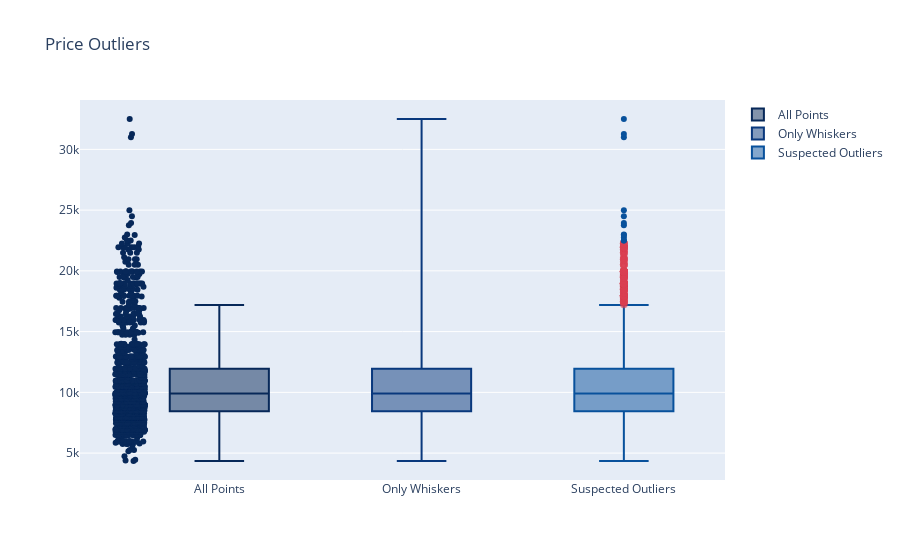
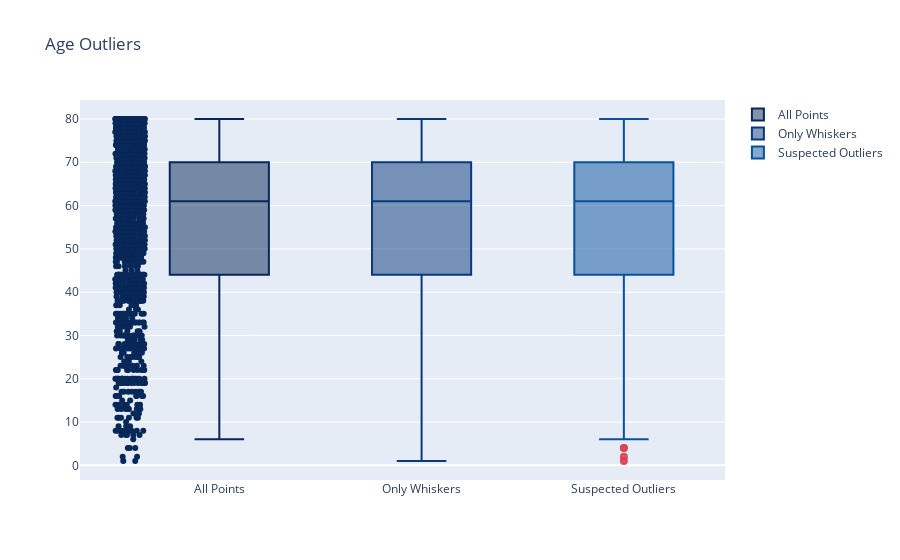
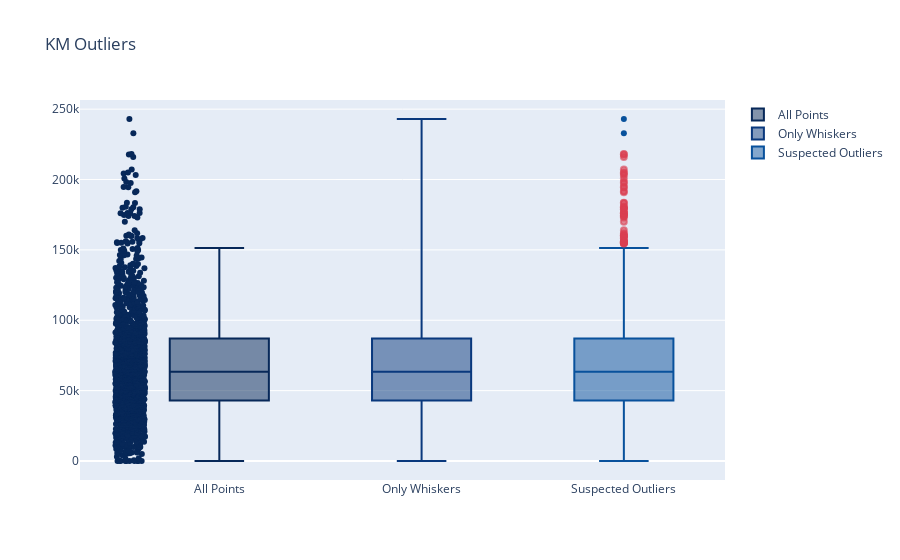
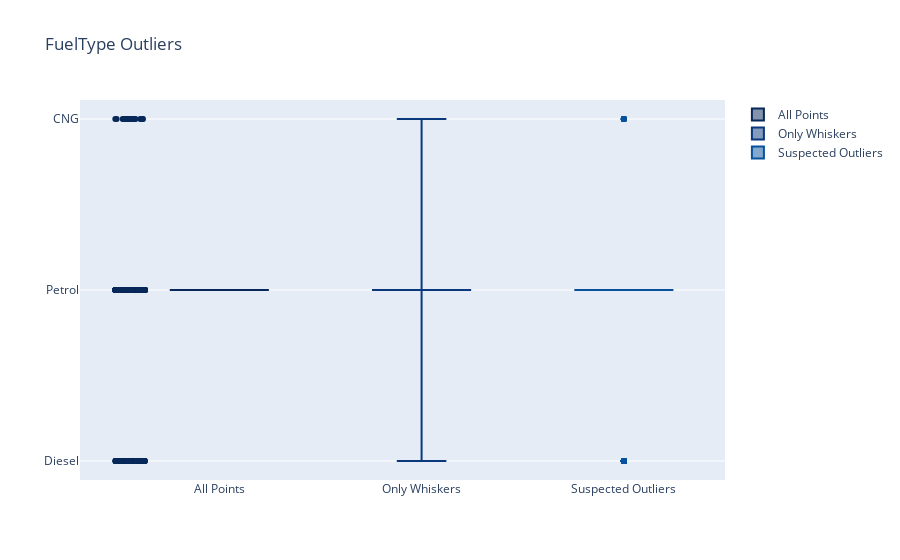

Notebook cell for these charts, in order:
### Code cell
for col in data.columns:
    OutLiersBox(data,col)

### Figure 1 — Plotly figure (JSON) as saved in the notebook; plotly's stock layout.template omitted (floating-point values rounded to 4 significant figures; data arrays with more than 128 entries replaced by an {"elided": "..."} marker saying what was removed)
{"data": [{"boxpoints": "all", "jitter": 0.3, "line": {"color": "rgb(7,40,89)"}, "marker": {"color": "rgb(7,40,89)"}, "name": "All Points", "pointpos": -1.8, "type": "box", "y": {"elided": "1434 int values"}}, {"boxpoints": false, "line": {"color": "rgb(9,56,125)"}, "marker": {"color": "rgb(9,56,125)"}, "name": "Only Whiskers", "type": "box", "y": {"elided": "1434 int values"}}, {"boxpoints": "suspectedoutliers", "line": {"color": "rgb(8,81,156)"}, "marker": {"color": "rgb(8,81,156)", "line": {"outliercolor": "rgba(219, 64, 82, 0.6)", "outlierwidth": 2}, "outliercolor": "rgba(219, 64, 82, 0.6)"}, "name": "Suspected Outliers", "type": "box", "y": {"elided": "1434 int values"}}], "layout": {"title": {"text": "Price Outliers"}}}

### Figure 2 — Plotly figure (JSON) as saved in the notebook; plotly's stock layout.template omitted (floating-point values rounded to 4 significant figures; data arrays with more than 128 entries replaced by an {"elided": "..."} marker saying what was removed)
{"data": [{"boxpoints": "all", "jitter": 0.3, "line": {"color": "rgb(7,40,89)"}, "marker": {"color": "rgb(7,40,89)"}, "name": "All Points", "pointpos": -1.8, "type": "box", "y": {"elided": "1434 int values"}}, {"boxpoints": false, "line": {"color": "rgb(9,56,125)"}, "marker": {"color": "rgb(9,56,125)"}, "name": "Only Whiskers", "type": "box", "y": {"elided": "1434 int values"}}, {"boxpoints": "suspectedoutliers", "line": {"color": "rgb(8,81,156)"}, "marker": {"color": "rgb(8,81,156)", "line": {"outliercolor": "rgba(219, 64, 82, 0.6)", "outlierwidth": 2}, "outliercolor": "rgba(219, 64, 82, 0.6)"}, "name": "Suspected Outliers", "type": "box", "y": {"elided": "1434 int values"}}], "layout": {"title": {"text": "Age Outliers"}}}

### Figure 3 — Plotly figure (JSON) as saved in the notebook; plotly's stock layout.template omitted (floating-point values rounded to 4 significant figures; data arrays with more than 128 entries replaced by an {"elided": "..."} marker saying what was removed)
{"data": [{"boxpoints": "all", "jitter": 0.3, "line": {"color": "rgb(7,40,89)"}, "marker": {"color": "rgb(7,40,89)"}, "name": "All Points", "pointpos": -1.8, "type": "box", "y": {"elided": "1434 int values"}}, {"boxpoints": false, "line": {"color": "rgb(9,56,125)"}, "marker": {"color": "rgb(9,56,125)"}, "name": "Only Whiskers", "type": "box", "y": {"elided": "1434 int values"}}, {"boxpoints": "suspectedoutliers", "line": {"color": "rgb(8,81,156)"}, "marker": {"color": "rgb(8,81,156)", "line": {"outliercolor": "rgba(219, 64, 82, 0.6)", "outlierwidth": 2}, "outliercolor": "rgba(219, 64, 82, 0.6)"}, "name": "Suspected Outliers", "type": "box", "y": {"elided": "1434 int values"}}], "layout": {"title": {"text": "KM Outliers"}}}

### Figure 4 — Plotly figure (JSON) as saved in the notebook; plotly's stock layout.template omitted (floating-point values rounded to 4 significant figures; data arrays with more than 128 entries replaced by an {"elided": "..."} marker saying what was removed)
{"data": [{"boxpoints": "all", "jitter": 0.3, "line": {"color": "rgb(7,40,89)"}, "marker": {"color": "rgb(7,40,89)"}, "name": "All Points", "pointpos": -1.8, "type": "box", "y": {"elided": "1434 str values"}}, {"boxpoints": false, "line": {"color": "rgb(9,56,125)"}, "marker": {"color": "rgb(9,56,125)"}, "name": "Only Whiskers", "type": "box", "y": {"elided": "1434 str values"}}, {"boxpoints": "suspectedoutliers", "line": {"color": "rgb(8,81,156)"}, "marker": {"color": "rgb(8,81,156)", "line": {"outliercolor": "rgba(219, 64, 82, 0.6)", "outlierwidth": 2}, "outliercolor": "rgba(219, 64, 82, 0.6)"}, "name": "Suspected Outliers", "type": "box", "y": {"elided": "1434 str values"}}], "layout": {"title": {"text": "FuelType Outliers"}}}
